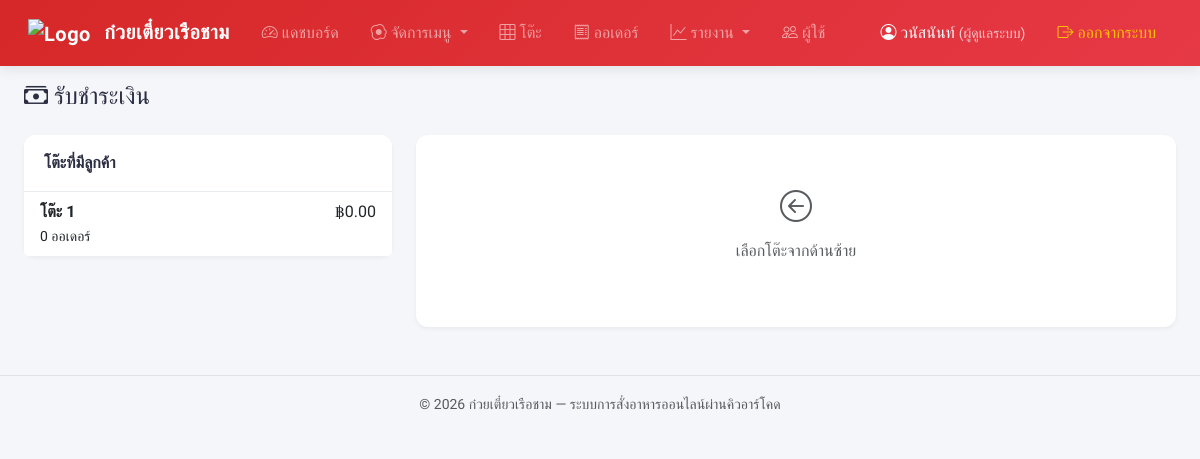
The page /staff/payment.php (signed in) on the database its author committed.
### tables this page shows
CREATE TABLE `tables` (
  `id` int(11) NOT NULL,
  `table_number` varchar(10) NOT NULL,
  `seats` int(11) NOT NULL DEFAULT 4,
  `session_token` varchar(64) DEFAULT NULL,
  `qr_code` varchar(255) DEFAULT NULL,
  `status` enum('available','occupied') NOT NULL DEFAULT 'available',
  `created_at` timestamp NOT NULL DEFAULT current_timestamp()
);

### includes/functions.php (called while the page is built, shortened)
<?php
function formatPrice($price) {
    return '฿' . number_format($price, 2);
}
function e($string) {
    return htmlspecialchars($string ?? '', ENT_QUOTES, 'UTF-8');
}

### staff/payment.php (the view, shortened to what this page needs)
<?php
require_once __DIR__ . '/../config/db.php';
require_once __DIR__ . '/../includes/functions.php';
$occupiedTables = $pdo->query("
    SELECT t.*,
           (SELECT COALESCE(SUM(o.total_amount), 0)
            FROM orders o
            WHERE o.table_id = t.id AND o.status IN ('pending','cooking','ready','served'))
           as bill_total,
           (SELECT COUNT(*)
            FROM orders o
            WHERE o.table_id = t.id AND o.status IN ('pending','cooking','ready','served'))
           as order_count
    FROM tables t
    WHERE t.status = 'occupied'
    ORDER BY CAST(t.table_number AS UNSIGNED)
")->fetchAll();
$selectedTable = null;
$tableOrders = [];
require_once __DIR__ . '/../includes/header.php';
?>
<h4 class="mb-4"><i class="bi bi-cash-stack"></i> รับชำระเงิน</h4>
<div class="row">
    <div class="col-md-4">
        <div class="card mb-3">
            <div class="card-header bg-white">โต๊ะที่มีลูกค้า</div>
            <div class="list-group list-group-flush">
                <?php foreach ($occupiedTables as $t): ?>
                    <a href="payment.php?table=<?= $t['id'] ?>"
                       class="list-group-item list-group-item-action <?= ($selectedTable && $selectedTable['id'] == $t['id']) ? 'active' : '' ?>">
                        <div class="d-flex justify-content-between">
                            <strong>โต๊ะ <?= e($t['table_number']) ?></strong>
                            <span><?= formatPrice($t['bill_total']) ?></span>
                        </div>
                        <small><?= $t['order_count'] ?> ออเดอร์</small>
                    </a>
                <?php endforeach; ?>
            </div>
        </div>
    </div>
    <div class="col-md-8">
        <?php if ($selectedTable && !empty($tableOrders)): ?>
            <?php $billTotal = array_sum(array_column($tableOrders, 'total_amount')); ?>
            <div class="card">
                <div class="card-header bg-white">
                    <h5 class="mb-0">บิล — โต๊ะ <?= e($selectedTable['table_number']) ?></h5>
                </div>
                <div class="card-body">
                    <?php foreach ($tableOrders as $o): ?>
                        <div class="mb-3 pb-2 border-bottom">
                            <div class="d-flex justify-content-between">
                                <strong>#<?= e($o['order_number']) ?></strong>
                                <span><?= date('H:i', strtotime($o['created_at'])) ?></span>
                            </div>
                            <?php foreach (explode('||', $o['item_list']) as $itemLine): ?>
                                <div class="small text-muted">• <?= e($itemLine) ?></div>
                            <?php endforeach; ?>
                            <div class="text-end"><strong><?= formatPrice($o['total_amount']) ?></strong></div>
                        </div>
                    <?php endforeach; ?>
                    <div class="border-top pt-3 mb-3">
                        <h4 class="text-end text-danger">รวมทั้งหมด: <?= formatPrice($billTotal) ?></h4>
                    </div>
                    <form method="POST">
                        <?= csrfField() ?>
                        <input type="hidden" name="table_id" value="<?= $selectedTable['id'] ?>">
                        <input type="hidden" name="total_amount" value="<?= $billTotal ?>">
                        <div class="mb-3">
                            <label class="form-label fw-bold">วิธีชำระเงิน</label>
                            <div class="d-flex gap-3">
                                <div class="form-check">
                                    <input class="form-check-input" type="radio" name="method" value="cash" id="payCash" checked>
                                    <label class="form-check-label" for="payCash">💵 เงินสด</label>
                                </div>
                                <div class="form-check">
                                    <input class="form-check-input" type="radio" name="method" value="promptpay" id="payPP">
                                    <label class="form-check-label" for="payPP">📱 PromptPay</label>
                                </div>
                            </div>
                        </div>
                        <button type="submit" name="pay" value="1" class="btn btn-success btn-lg w-100"
                                onclick="return confirm('ยืนยันรับชำระเงิน <?= formatPrice($billTotal) ?> ?')">
                            <i class="bi bi-check-circle"></i> บันทึกการชำระเงิน
                        </button>
                    </form>
                </div>
            </div>
        <?php else: ?>
            <div class="card">
                <div class="card-body text-center text-muted py-5">
                    <i class="bi bi-arrow-left-circle" style="font-size:2rem;"></i>
                    <p class="mt-2">เลือกโต๊ะจากด้านซ้าย</p>
                </div>
            </div>
        <?php endif; ?>
    </div>
</div>
<?php require_once __DIR__ . '/../includes/footer.php'; ?>

### assets/css/style.css (style rules this page uses)
:root { --primary-color: #e63946; --primary-dark: #d62828; --primary-light: #f8edeb; --secondary-color: #457b9d; --accent-color: #f4a261; --bg-color: #f4f6f9; --card-bg: #ffffff; --text-main: #2b2d42; --text-muted: #6c757d; --border-color: #e9ecef; --shadow-sm: 0 2px 4px rgba(0, 0, 0, 0.05); --shadow-md: 0 4px 12px rgba(0, 0, 0, 0.08); --shadow-lg: 0 8px 24px rgba(0, 0, 0, 0.12); --radius-sm: 6px; --radius-md: 12px; --radius-lg: 20px; }
* { font-family: 'Sarabun', sans-serif; }
body { background-color: var(--bg-color); color: var(--text-main); min-height: 100vh; }
.card { border: none; border-radius: var(--radius-md); box-shadow: var(--shadow-sm); transition: box-shadow 0.3s ease; margin-bottom: 1.5rem; }
.card-header { font-weight: 700; background-color: var(--card-bg); border-bottom: 1px solid var(--border-color); border-top-left-radius: var(--radius-md) !important; border-top-right-radius: var(--radius-md) !important; padding: 1rem 1.25rem; color: var(--text-main); }
.card-body { padding: 1.25rem; }

### rows shown on the page
tables: table_number "1", bill_total "฿0.00", order_count "0"

### other values the page prints
SITE_NAME "ก๋วยเตี๋ยวเรือชาม"
$user['fullname'] "วนัสนันท์"
ROLE_NAMES[$user['role']] "ผู้ดูแลระบบ"
